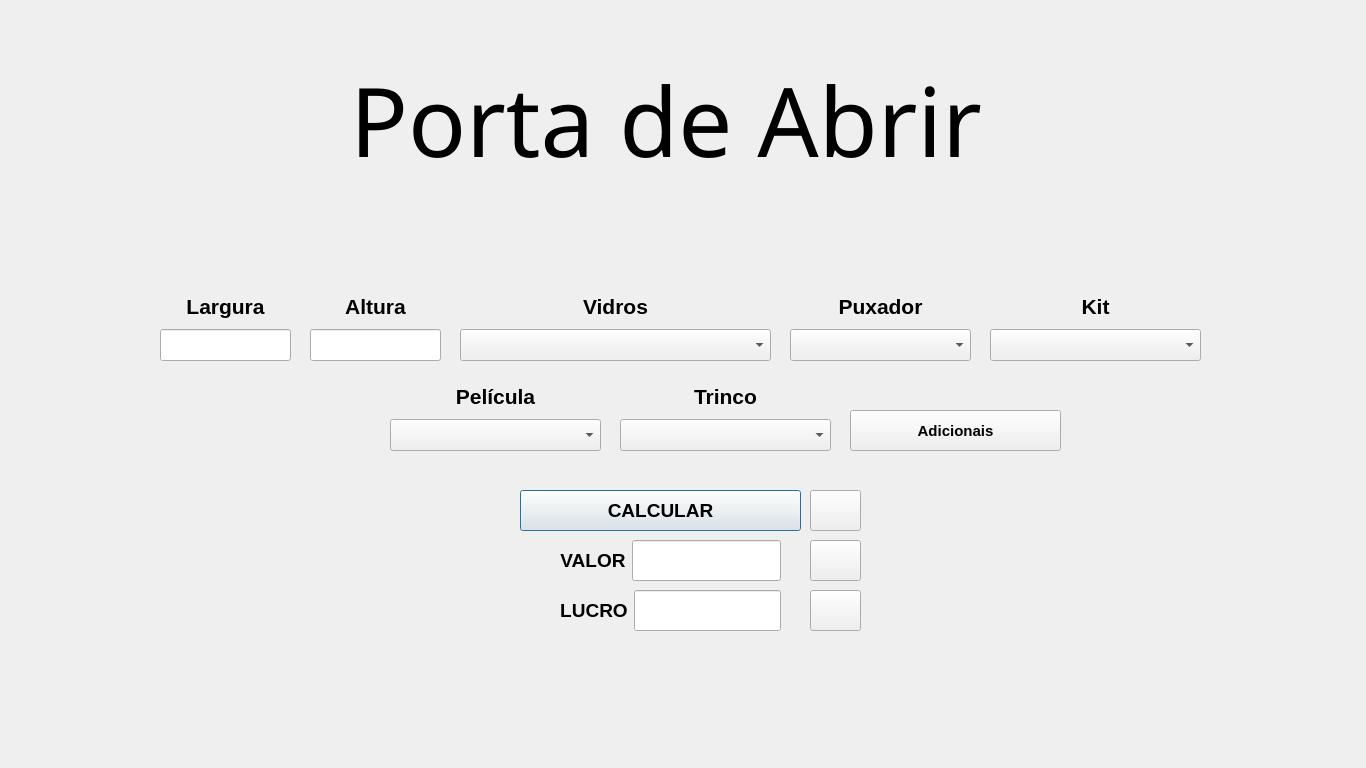
<?xml version="1.0" encoding="UTF-8"?>
<ui version="4.0">
 <class>PortaDeAbrir</class>
 <widget class="QDialog" name="PortaDeAbrir">
  <property name="geometry">
   <rect>
    <x>0</x>
    <y>0</y>
    <width>1366</width>
    <height>768</height>
   </rect>
  </property>
  <property name="windowTitle">
   <string>Dialog</string>
  </property>
  <widget class="QLabel" name="label">
   <property name="geometry">
    <rect>
     <x>350</x>
     <y>40</y>
     <width>721</width>
     <height>161</height>
    </rect>
   </property>
   <property name="font">
    <font>
     <family>Matura MT Script Capitals</family>
     <pointsize>72</pointsize>
     <bold>false</bold>
    </font>
   </property>
   <property name="text">
    <string>&lt;html&gt;&lt;head/&gt;&lt;body&gt;&lt;p&gt;&lt;span style=&quot; font-size:72pt;&quot;&gt;Porta de Abrir&lt;/span&gt;&lt;/p&gt;&lt;/body&gt;&lt;/html&gt;</string>
   </property>
  </widget>
  <widget class="QPushButton" name="pushButtonCalcular">
   <property name="geometry">
    <rect>
     <x>520</x>
     <y>490</y>
     <width>281</width>
     <height>41</height>
    </rect>
   </property>
   <property name="sizePolicy">
    <sizepolicy hsizetype="Minimum" vsizetype="Preferred">
     <horstretch>0</horstretch>
     <verstretch>0</verstretch>
    </sizepolicy>
   </property>
   <property name="font">
    <font>
     <pointsize>14</pointsize>
     <bold>true</bold>
    </font>
   </property>
   <property name="text">
    <string>CALCULAR</string>
   </property>
  </widget>
  <widget class="QWidget" name="layoutWidget">
   <property name="geometry">
    <rect>
     <x>560</x>
     <y>540</y>
     <width>221</width>
     <height>41</height>
    </rect>
   </property>
   <layout class="QHBoxLayout" name="horizontalLayout">
    <item>
     <widget class="QLabel" name="label_4">
      <property name="text">
       <string>&lt;html&gt;&lt;head/&gt;&lt;body&gt;&lt;p align=&quot;center&quot;&gt;&lt;span style=&quot; font-size:14pt; font-weight:700;&quot;&gt;VALOR&lt;/span&gt;&lt;/p&gt;&lt;/body&gt;&lt;/html&gt;</string>
      </property>
     </widget>
    </item>
    <item>
     <widget class="QLineEdit" name="lineEditValor">
      <property name="sizePolicy">
       <sizepolicy hsizetype="Expanding" vsizetype="Preferred">
        <horstretch>0</horstretch>
        <verstretch>0</verstretch>
       </sizepolicy>
      </property>
      <property name="font">
       <font>
        <pointsize>16</pointsize>
        <bold>true</bold>
       </font>
      </property>
     </widget>
    </item>
   </layout>
  </widget>
  <widget class="QWidget" name="layoutWidget">
   <property name="geometry">
    <rect>
     <x>560</x>
     <y>590</y>
     <width>221</width>
     <height>41</height>
    </rect>
   </property>
   <layout class="QVBoxLayout" name="verticalLayout_6">
    <item>
     <layout class="QHBoxLayout" name="horizontalLayout_2">
      <item>
       <widget class="QLabel" name="label_6">
        <property name="text">
         <string>&lt;html&gt;&lt;head/&gt;&lt;body&gt;&lt;p align=&quot;center&quot;&gt;&lt;span style=&quot; font-size:14pt; font-weight:700;&quot;&gt;LUCRO&lt;/span&gt;&lt;/p&gt;&lt;/body&gt;&lt;/html&gt;</string>
        </property>
       </widget>
      </item>
      <item>
       <widget class="QLineEdit" name="lineEditLucro">
        <property name="sizePolicy">
         <sizepolicy hsizetype="Expanding" vsizetype="Preferred">
          <horstretch>0</horstretch>
          <verstretch>0</verstretch>
         </sizepolicy>
        </property>
        <property name="font">
         <font>
          <pointsize>11</pointsize>
          <bold>true</bold>
         </font>
        </property>
        <property name="whatsThis">
         <string>&lt;html&gt;&lt;head/&gt;&lt;body&gt;&lt;p align=&quot;center&quot;&gt;&lt;br/&gt;&lt;/p&gt;&lt;/body&gt;&lt;/html&gt;</string>
        </property>
       </widget>
      </item>
     </layout>
    </item>
   </layout>
  </widget>
  <widget class="QPushButton" name="pushButtonSalvar">
   <property name="geometry">
    <rect>
     <x>810</x>
     <y>540</y>
     <width>51</width>
     <height>41</height>
    </rect>
   </property>
   <property name="text">
    <string/>
   </property>
   <property name="icon">
    <iconset resource="files.qrc">
     <normaloff>:/imagens/salvar.png</normaloff>:/imagens/salvar.png</iconset>
   </property>
   <property name="iconSize">
    <size>
     <width>24</width>
     <height>24</height>
    </size>
   </property>
  </widget>
  <widget class="QPushButton" name="pushButtonDesconto">
   <property name="geometry">
    <rect>
     <x>810</x>
     <y>490</y>
     <width>51</width>
     <height>41</height>
    </rect>
   </property>
   <property name="text">
    <string/>
   </property>
   <property name="icon">
    <iconset resource="files.qrc">
     <normaloff>:/imagens/desconto.png</normaloff>:/imagens/desconto.png</iconset>
   </property>
   <property name="iconSize">
    <size>
     <width>24</width>
     <height>24</height>
    </size>
   </property>
  </widget>
  <widget class="QWidget" name="layoutWidget">
   <property name="geometry">
    <rect>
     <x>160</x>
     <y>290</y>
     <width>131</width>
     <height>71</height>
    </rect>
   </property>
   <layout class="QVBoxLayout" name="verticalLayout">
    <item>
     <widget class="QLabel" name="labelLargura">
      <property name="font">
       <font>
        <pointsize>14</pointsize>
        <bold>true</bold>
       </font>
      </property>
      <property name="text">
       <string>&lt;html&gt;&lt;head/&gt;&lt;body&gt;&lt;p align=&quot;center&quot;&gt;&lt;span style=&quot; font-size:16pt;&quot;&gt;Largura&lt;/span&gt;&lt;/p&gt;&lt;/body&gt;&lt;/html&gt;</string>
      </property>
     </widget>
    </item>
    <item>
     <widget class="QLineEdit" name="lineEditLargura">
      <property name="sizePolicy">
       <sizepolicy hsizetype="Expanding" vsizetype="Preferred">
        <horstretch>0</horstretch>
        <verstretch>0</verstretch>
       </sizepolicy>
      </property>
      <property name="font">
       <font>
        <pointsize>11</pointsize>
        <bold>true</bold>
       </font>
      </property>
     </widget>
    </item>
   </layout>
  </widget>
  <widget class="QWidget" name="layoutWidget">
   <property name="geometry">
    <rect>
     <x>310</x>
     <y>290</y>
     <width>131</width>
     <height>71</height>
    </rect>
   </property>
   <layout class="QVBoxLayout" name="verticalLayout_2">
    <item>
     <widget class="QLabel" name="labelAltura">
      <property name="font">
       <font>
        <pointsize>14</pointsize>
        <bold>true</bold>
       </font>
      </property>
      <property name="text">
       <string>&lt;html&gt;&lt;head/&gt;&lt;body&gt;&lt;p align=&quot;center&quot;&gt;&lt;span style=&quot; font-size:16pt;&quot;&gt;Altura&lt;/span&gt;&lt;/p&gt;&lt;/body&gt;&lt;/html&gt;</string>
      </property>
     </widget>
    </item>
    <item>
     <widget class="QLineEdit" name="lineEditAltura">
      <property name="sizePolicy">
       <sizepolicy hsizetype="Expanding" vsizetype="Preferred">
        <horstretch>0</horstretch>
        <verstretch>0</verstretch>
       </sizepolicy>
      </property>
      <property name="font">
       <font>
        <pointsize>11</pointsize>
        <bold>true</bold>
       </font>
      </property>
     </widget>
    </item>
   </layout>
  </widget>
  <widget class="QWidget" name="layoutWidget">
   <property name="geometry">
    <rect>
     <x>460</x>
     <y>290</y>
     <width>311</width>
     <height>71</height>
    </rect>
   </property>
   <layout class="QVBoxLayout" name="verticalLayout_3">
    <item>
     <widget class="QLabel" name="labelVidros">
      <property name="font">
       <font>
        <pointsize>14</pointsize>
        <bold>true</bold>
       </font>
      </property>
      <property name="text">
       <string>&lt;html&gt;&lt;head/&gt;&lt;body&gt;&lt;p align=&quot;center&quot;&gt;&lt;span style=&quot; font-size:16pt;&quot;&gt;Vidros&lt;/span&gt;&lt;/p&gt;&lt;/body&gt;&lt;/html&gt;</string>
      </property>
     </widget>
    </item>
    <item>
     <widget class="QComboBox" name="comboBoxVidros">
      <property name="sizePolicy">
       <sizepolicy hsizetype="Preferred" vsizetype="Preferred">
        <horstretch>0</horstretch>
        <verstretch>0</verstretch>
       </sizepolicy>
      </property>
      <property name="font">
       <font>
        <pointsize>11</pointsize>
        <bold>true</bold>
       </font>
      </property>
      <item>
       <property name="text">
        <string/>
       </property>
      </item>
     </widget>
    </item>
   </layout>
  </widget>
  <widget class="QWidget" name="layoutWidget">
   <property name="geometry">
    <rect>
     <x>790</x>
     <y>290</y>
     <width>181</width>
     <height>71</height>
    </rect>
   </property>
   <layout class="QVBoxLayout" name="verticalLayout_4">
    <item>
     <widget class="QLabel" name="label_2">
      <property name="font">
       <font>
        <pointsize>14</pointsize>
        <bold>true</bold>
       </font>
      </property>
      <property name="text">
       <string>&lt;html&gt;&lt;head/&gt;&lt;body&gt;&lt;p align=&quot;center&quot;&gt;&lt;span style=&quot; font-size:16pt;&quot;&gt;Puxador&lt;/span&gt;&lt;/p&gt;&lt;/body&gt;&lt;/html&gt;</string>
      </property>
     </widget>
    </item>
    <item>
     <widget class="QComboBox" name="comboBoxPuxador">
      <property name="sizePolicy">
       <sizepolicy hsizetype="Preferred" vsizetype="Preferred">
        <horstretch>0</horstretch>
        <verstretch>0</verstretch>
       </sizepolicy>
      </property>
      <property name="font">
       <font>
        <pointsize>11</pointsize>
        <bold>true</bold>
       </font>
      </property>
      <item>
       <property name="text">
        <string/>
       </property>
      </item>
     </widget>
    </item>
   </layout>
  </widget>
  <widget class="QWidget" name="layoutWidget">
   <property name="geometry">
    <rect>
     <x>990</x>
     <y>290</y>
     <width>211</width>
     <height>71</height>
    </rect>
   </property>
   <layout class="QVBoxLayout" name="verticalLayout_5">
    <item>
     <widget class="QLabel" name="label_3">
      <property name="text">
       <string>&lt;html&gt;&lt;head/&gt;&lt;body&gt;&lt;p align=&quot;center&quot;&gt;&lt;span style=&quot; font-size:16pt; font-weight:700;&quot;&gt;Kit&lt;/span&gt;&lt;/p&gt;&lt;/body&gt;&lt;/html&gt;</string>
      </property>
     </widget>
    </item>
    <item>
     <widget class="QComboBox" name="comboBoxKit">
      <property name="sizePolicy">
       <sizepolicy hsizetype="Preferred" vsizetype="Preferred">
        <horstretch>0</horstretch>
        <verstretch>0</verstretch>
       </sizepolicy>
      </property>
      <property name="font">
       <font>
        <pointsize>11</pointsize>
        <bold>true</bold>
       </font>
      </property>
      <item>
       <property name="text">
        <string/>
       </property>
      </item>
     </widget>
    </item>
   </layout>
  </widget>
  <widget class="QWidget" name="layoutWidget_2">
   <property name="geometry">
    <rect>
     <x>620</x>
     <y>380</y>
     <width>211</width>
     <height>71</height>
    </rect>
   </property>
   <layout class="QVBoxLayout" name="verticalLayout_7">
    <item>
     <widget class="QLabel" name="label_5">
      <property name="text">
       <string>&lt;html&gt;&lt;head/&gt;&lt;body&gt;&lt;p align=&quot;center&quot;&gt;&lt;span style=&quot; font-size:16pt; font-weight:700;&quot;&gt;Trinco&lt;/span&gt;&lt;/p&gt;&lt;/body&gt;&lt;/html&gt;</string>
      </property>
     </widget>
    </item>
    <item>
     <widget class="QComboBox" name="comboBoxTrinco">
      <property name="sizePolicy">
       <sizepolicy hsizetype="Preferred" vsizetype="Preferred">
        <horstretch>0</horstretch>
        <verstretch>0</verstretch>
       </sizepolicy>
      </property>
      <property name="font">
       <font>
        <pointsize>11</pointsize>
        <bold>true</bold>
       </font>
      </property>
      <item>
       <property name="text">
        <string/>
       </property>
      </item>
     </widget>
    </item>
   </layout>
  </widget>
  <widget class="QWidget" name="layoutWidget_3">
   <property name="geometry">
    <rect>
     <x>390</x>
     <y>380</y>
     <width>211</width>
     <height>71</height>
    </rect>
   </property>
   <layout class="QVBoxLayout" name="verticalLayout_8">
    <item>
     <widget class="QLabel" name="label_7">
      <property name="text">
       <string>&lt;html&gt;&lt;head/&gt;&lt;body&gt;&lt;p align=&quot;center&quot;&gt;&lt;span style=&quot; font-size:16pt; font-weight:700;&quot;&gt;Película&lt;/span&gt;&lt;/p&gt;&lt;/body&gt;&lt;/html&gt;</string>
      </property>
     </widget>
    </item>
    <item>
     <widget class="QComboBox" name="comboBoxPelicula">
      <property name="sizePolicy">
       <sizepolicy hsizetype="Preferred" vsizetype="Preferred">
        <horstretch>0</horstretch>
        <verstretch>0</verstretch>
       </sizepolicy>
      </property>
      <property name="font">
       <font>
        <pointsize>11</pointsize>
        <bold>true</bold>
       </font>
      </property>
      <item>
       <property name="text">
        <string/>
       </property>
      </item>
     </widget>
    </item>
   </layout>
  </widget>
  <widget class="QPushButton" name="pushButtonLimpar">
   <property name="geometry">
    <rect>
     <x>810</x>
     <y>590</y>
     <width>51</width>
     <height>41</height>
    </rect>
   </property>
   <property name="text">
    <string/>
   </property>
   <property name="icon">
    <iconset resource="files.qrc">
     <normaloff>:/imagens/limpar.png</normaloff>:/imagens/limpar.png</iconset>
   </property>
   <property name="iconSize">
    <size>
     <width>24</width>
     <height>24</height>
    </size>
   </property>
  </widget>
  <widget class="QPushButton" name="pushButtonRefatorando">
   <property name="geometry">
    <rect>
     <x>850</x>
     <y>410</y>
     <width>211</width>
     <height>41</height>
    </rect>
   </property>
   <property name="font">
    <font>
     <pointsize>11</pointsize>
     <bold>true</bold>
    </font>
   </property>
   <property name="text">
    <string>Adicionais</string>
   </property>
   <property name="icon">
    <iconset resource="files.qrc">
     <normaloff>:/imagens/adicionar-a-cesta.png</normaloff>:/imagens/adicionar-a-cesta.png</iconset>
   </property>
   <property name="iconSize">
    <size>
     <width>24</width>
     <height>24</height>
    </size>
   </property>
  </widget>
 </widget>
 <resources>
  <include location="files.qrc"/>
 </resources>
 <connections/>
</ui>
